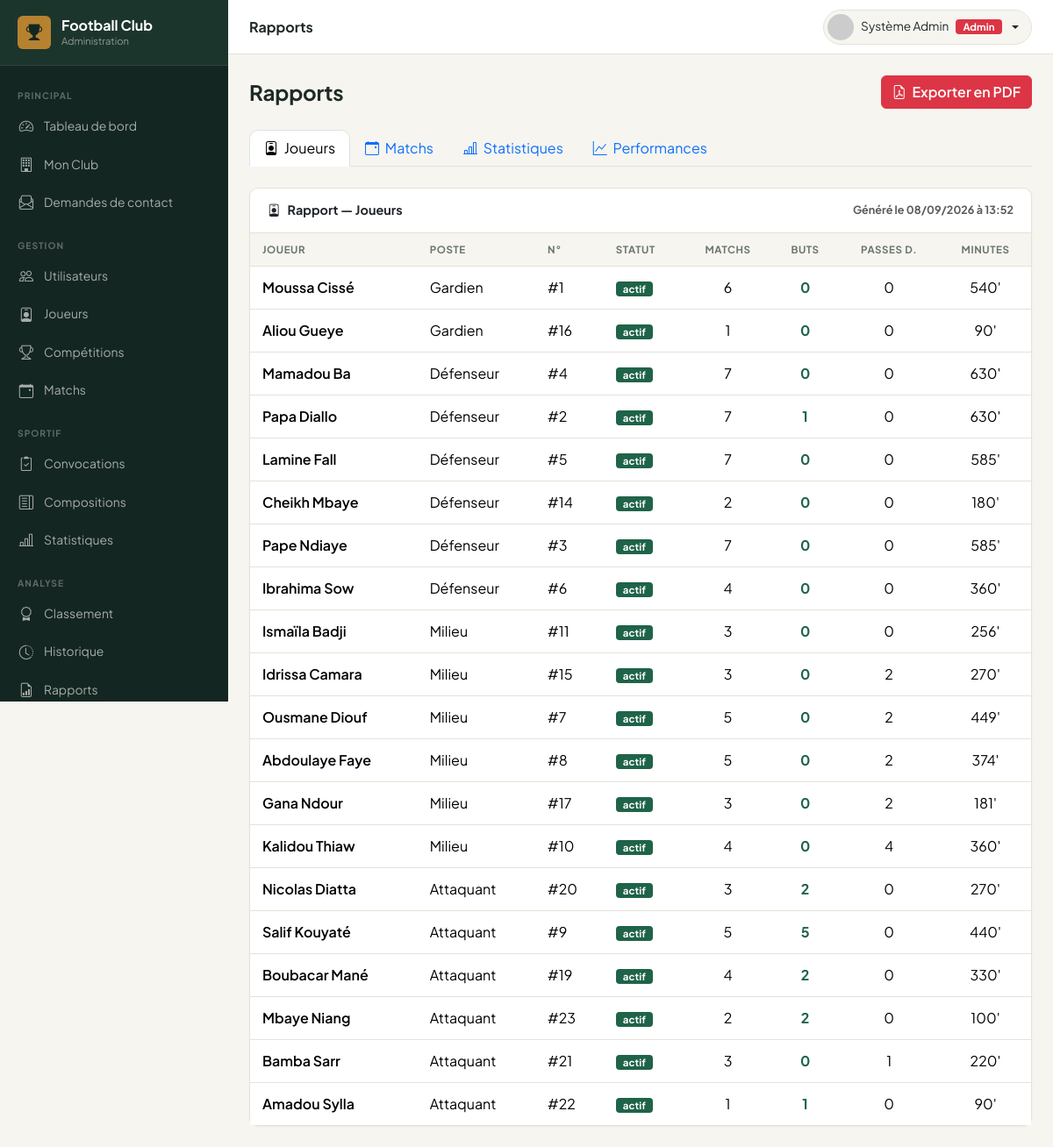
/admin/rapports/index.php (signed in), run on the app's committed database.
### tables this page shows
CREATE TABLE `joueurs` (
  `id` int(11) NOT NULL,
  `utilisateur_id` int(11) DEFAULT NULL,
  `club_id` int(11) DEFAULT 1,
  `nom` varchar(100) NOT NULL,
  `prenom` varchar(100) NOT NULL,
  `date_naissance` date DEFAULT NULL,
  `nationalite` varchar(100) DEFAULT NULL,
  `taille` decimal(4,1) DEFAULT NULL,
  `poids` decimal(5,1) DEFAULT NULL,
  `poste` enum('Gardien','Défenseur','Milieu','Attaquant') NOT NULL,
  `numero_maillot` tinyint(3) UNSIGNED DEFAULT NULL,
  `photo` varchar(255) DEFAULT NULL,
  `date_inscription` date DEFAULT curdate(),
  `statut` enum('actif','blessé','suspendu','inactif') NOT NULL DEFAULT 'actif',
  `created_at` timestamp NOT NULL DEFAULT current_timestamp(),
  `updated_at` timestamp NOT NULL DEFAULT current_timestamp() ON UPDATE current_timestamp()
);

### admin/rapports/index.php (the view, shortened to what this page needs)
<?php
require_once ROOT_PATH . '/includes/functions.php';
$pdo = getPDO();
$allowedTypes = ['joueurs', 'matchs', 'statistiques', 'performances'];
$type = in_array($_GET['type'] ?? '', $allowedTypes, true) ? $_GET['type'] : 'joueurs';
$data = [];
switch ($type) {
    case 'joueurs':
        $data = $pdo->query("
            SELECT j.*,
                COALESCE(SUM(s.buts),0) AS total_buts,
                COALESCE(SUM(s.passes_decisives),0) AS total_passes,
                COALESCE(SUM(s.minutes_jouees),0) AS total_minutes,
                COUNT(DISTINCT s.match_id) AS matchs_joues
            FROM joueurs j
            LEFT JOIN statistiques s ON s.joueur_id=j.id
            GROUP BY j.id ORDER BY j.poste, j.nom
        ")->fetchAll();
        break;
}
require_once ROOT_PATH . '/admin/includes/header.php';
$types = [
    'joueurs'       => ['Joueurs',         'bi-person-badge'],
    'matchs'        => ['Matchs',          'bi-calendar-event'],
    'statistiques'  => ['Statistiques',    'bi-bar-chart-line'],
    'performances'  => ['Performances',    'bi-graph-up'],
];
?>
<div class="d-flex align-items-center justify-content-between mb-4">
    <h4 class="fw-bold mb-0">Rapports</h4>
    <a href="<?= BASE_URL ?>/admin/rapports/export_pdf.php?type=<?= urlencode($type) ?>"
       class="btn btn-danger" target="_blank">
        <i class="bi bi-file-earmark-pdf me-1"></i> Exporter en PDF
    </a>
</div>
<ul class="nav nav-tabs mb-4">
    <?php foreach ($types as $key => [$label, $icon]): ?>
    <li class="nav-item">
        <a class="nav-link <?= $type===$key?'active':'' ?>"
           href="?type=<?= $key ?>">
            <i class="bi <?= $icon ?> me-1"></i> <?= $label ?>
        </a>
    </li>
    <?php endforeach; ?>
</ul>
<div class="card table-card" id="printArea">
    <div class="card-header d-flex justify-content-between align-items-center">
        <span><i class="bi <?= $types[$type][1] ?> me-2"></i>Rapport — <?= $types[$type][0] ?></span>
        <small class="text-muted">Généré le <?= date('d/m/Y à H:i') ?></small>
    </div>
    <div class="card-body p-0 table-responsive">
    <?php if ($type === 'joueurs'): ?>
        <table class="table mb-0 datatable">
            <thead><tr>
                <th>Joueur</th><th>Poste</th><th>N°</th><th>Statut</th>
                <th class="text-center">Matchs</th><th class="text-center">Buts</th>
                <th class="text-center">Passes D.</th><th class="text-center">Minutes</th>
            </tr></thead>
            <tbody>
            <?php foreach ($data as $j): ?>
            <tr>
                <td><span class="fw-semibold"><?= e($j['prenom']) ?> <?= e($j['nom']) ?></span></td>
                <td><?= e($j['poste']) ?></td>
                <td><?= $j['numero_maillot'] ? '#'.$j['numero_maillot'] : '—' ?></td>
                <td><?= statusBadge($j['statut']) ?></td>
                <td class="text-center"><?= $j['matchs_joues'] ?></td>
                <td class="text-center fw-bold text-success"><?= $j['total_buts'] ?></td>
                <td class="text-center"><?= $j['total_passes'] ?></td>
                <td class="text-center"><?= $j['total_minutes'] ?>'</td>
            </tr>
            <?php endforeach; ?>
            </tbody>
        </table>
    <?php endif; ?>
    </div>
</div>
<?php require_once ROOT_PATH . '/admin/includes/footer.php'; ?>

### includes/functions.php (shortened to what this page needs)
<?php
function e(string $str): string {
    return htmlspecialchars($str, ENT_QUOTES | ENT_SUBSTITUTE, 'UTF-8');
}
function statusBadge(string $status): string {
    $map = [
        'actif'      => 'success',
        'inactif'    => 'secondary',
        'blessé'     => 'warning',
        'suspendu'   => 'danger',
        'Programmé'  => 'primary',
        'Terminé'    => 'success',
        'En cours'   => 'warning',
        'Annulé'     => 'danger',
        'Reporté'    => 'secondary',
        'Publiée'    => 'success',
        'Brouillon'  => 'secondary',
        'Convoqué'   => 'success',
        'Absent'     => 'danger',
        'Blessé'     => 'warning',
        'Titulaire'  => 'primary',
        'Remplaçant' => 'secondary',
    ];
    $color = $map[$status] ?? 'secondary';
    return "<span class=\"badge bg-$color\">" . e($status) . '</span>';
}
function roleBadge(string $role): string {
    $map = ['admin' => 'danger', 'coach' => 'primary', 'staff' => 'warning', 'joueur' => 'success'];
    $labels = ['admin' => 'Admin', 'coach' => 'Coach', 'staff' => 'Staff', 'joueur' => 'Joueur'];
    $color = $map[$role] ?? 'secondary';
    $label = $labels[$role] ?? $role;
    return "<span class=\"badge bg-$color\">" . e($label) . '</span>';
}

### assets/css/style.css (style rules this page uses)
:root { --ink: #142621; --ink-2: #1c352c; --canvas: #f6f5f0; --paper: #ffffff; --pitch: #1f6349; --pitch-strong: #164a37; --pitch-rgb: 31,99,73; --gold: #b6822f; --gold-rgb: 182,130,47; --gold-soft: #ecdfc2; --text: #1f2a26; --text-muted: #6b7570; --line: #e6e2d8; --r-sm: 6px; --r-md: 10px; --r-lg: 14px; --shadow-sm: 0 1px 2px rgba(20,38,33,.06); --shadow-md: 0 6px 20px rgba(20,38,33,.08); --sidebar-bg: var(--ink); --sidebar-width: 260px; --topbar-h: 62px; --bs-success: var(--pitch); --bs-success-rgb: var(--pitch-rgb); --bs-success-bg-subtle: #e2ede7; --bs-success-border-subtle: #bcd8ca; --bs-success-text-emphasis: var(--pitch-strong); --bs-warning: var(--gold); --bs-warning-rgb: var(--gold-rgb); --bs-warning-bg-subtle: var(--gold-soft); --bs-warning-border-subtle: #d9c496; --bs-warning-text-emphasis: #7a5a1f; --bs-body-font-family: 'Plus Jakarta Sans', system-ui, -apple-system, sans-serif; --bs-border-radius: var(--r-md); --bs-border-radius-sm: var(--r-sm); --bs-border-radius-lg: var(--r-lg); }
:root { --fc-green: var(--pitch); --fc-green-dark: var(--ink); --fc-green-light: #4f9376; --fc-gold: var(--gold); }
* { -webkit-font-smoothing: antialiased; }
body { font-family: var(--bs-body-font-family); background: var(--canvas); color: var(--text); }
h1, h2, h3, h4, h5, h6 { letter-spacing: -.01em; }
.btn { border-radius: var(--r-sm); font-weight: 600; }
.text-success { color: var(--pitch) !important; }
.card { border: 1px solid var(--line); border-radius: var(--r-md); box-shadow: var(--shadow-sm); }
.card-header { background: var(--paper); border-bottom: 1px solid var(--line); padding: 14px 20px; border-radius: var(--r-md) var(--r-md) 0 0 !important; font-weight: 700; font-size: .9rem; }
.card-body { padding: 20px; }
.table-card .table { margin: 0; }
.table thead th { background: var(--canvas); font-size: .72rem; font-weight: 700; text-transform: uppercase; letter-spacing: .05em; color: var(--text-muted); border-bottom: 1px solid var(--line); padding: 10px 14px; white-space: nowrap; }
.table tbody td { padding: 12px 14px; vertical-align: middle; border-bottom: 1px solid var(--line); }
.table tbody tr:last-child td { border-bottom: none; }
.badge { font-size: .71rem; font-weight: 700; padding: 3px 8px; border-radius: 4px; letter-spacing: .01em; }

### data on the page
joueurs: prenom "Moussa", nom "Cissé", poste "Gardien", numero_maillot "1", statut "actif", matchs_joues "6", total_buts "0", total_passes "0", total_minutes "540"
joueurs: prenom "Aliou", nom "Gueye", poste "Gardien", numero_maillot "16", statut "actif", matchs_joues "1", total_buts "0", total_passes "0", total_minutes "90"
joueurs: prenom "Mamadou", nom "Ba", poste "Défenseur", numero_maillot "4", statut "actif", matchs_joues "7", total_buts "0", total_passes "0", total_minutes "630"
joueurs: prenom "Papa", nom "Diallo", poste "Défenseur", numero_maillot "2", statut "actif", matchs_joues "7", total_buts "1", total_passes "0", total_minutes "630"
joueurs: prenom "Lamine", nom "Fall", poste "Défenseur", numero_maillot "5", statut "actif", matchs_joues "7", total_buts "0", total_passes "0", total_minutes "585"
joueurs: prenom "Cheikh", nom "Mbaye", poste "Défenseur", numero_maillot "14", statut "actif", matchs_joues "2", total_buts "0", total_passes "0", total_minutes "180"
joueurs: prenom "Pape", nom "Ndiaye", poste "Défenseur", numero_maillot "3", statut "actif", matchs_joues "7", total_buts "0", total_passes "0", total_minutes "585"
joueurs: prenom "Ibrahima", nom "Sow", poste "Défenseur", numero_maillot "6", statut "actif", matchs_joues "4", total_buts "0", total_passes "0", total_minutes "360"
joueurs: prenom "Ismaïla", nom "Badji", poste "Milieu", numero_maillot "11", statut "actif", matchs_joues "3", total_buts "0", total_passes "0", total_minutes "256"
joueurs: prenom "Idrissa", nom "Camara", poste "Milieu", numero_maillot "15", statut "actif", matchs_joues "3", total_buts "0", total_passes "2", total_minutes "270"
joueurs: prenom "Ousmane", nom "Diouf", poste "Milieu", numero_maillot "7", statut "actif", matchs_joues "5", total_buts "0", total_passes "2", total_minutes "449"
joueurs: prenom "Abdoulaye", nom "Faye", poste "Milieu", numero_maillot "8", statut "actif", matchs_joues "5", total_buts "0", total_passes "2", total_minutes "374"
joueurs: prenom "Gana", nom "Ndour", poste "Milieu", numero_maillot "17", statut "actif", matchs_joues "3", total_buts "0", total_passes "2", total_minutes "181"
joueurs: prenom "Kalidou", nom "Thiaw", poste "Milieu", numero_maillot "10", statut "actif", matchs_joues "4", total_buts "0", total_passes "4", total_minutes "360"
joueurs: prenom "Nicolas", nom "Diatta", poste "Attaquant", numero_maillot "20", statut "actif", matchs_joues "3", total_buts "2", total_passes "0", total_minutes "270"
joueurs: prenom "Salif", nom "Kouyaté", poste "Attaquant", numero_maillot "9", statut "actif", matchs_joues "5", total_buts "5", total_passes "0", total_minutes "440"
joueurs: prenom "Boubacar", nom "Mané", poste "Attaquant", numero_maillot "19", statut "actif", matchs_joues "4", total_buts "2", total_passes "0", total_minutes "330"
joueurs: prenom "Mbaye", nom "Niang", poste "Attaquant", numero_maillot "23", statut "actif", matchs_joues "2", total_buts "2", total_passes "0", total_minutes "100"
joueurs: prenom "Bamba", nom "Sarr", poste "Attaquant", numero_maillot "21", statut "actif", matchs_joues "3", total_buts "0", total_passes "1", total_minutes "220"
joueurs: prenom "Amadou", nom "Sylla", poste "Attaquant", numero_maillot "22", statut "actif", matchs_joues "1", total_buts "1", total_passes "0", total_minutes "90"

### other printed values
$pageTitle "Rapports"
$label "Admin"
$label "Joueurs"
$label "Matchs"
$label "Statistiques"
$label "Performances"
$types[$type][0] "Joueurs"
